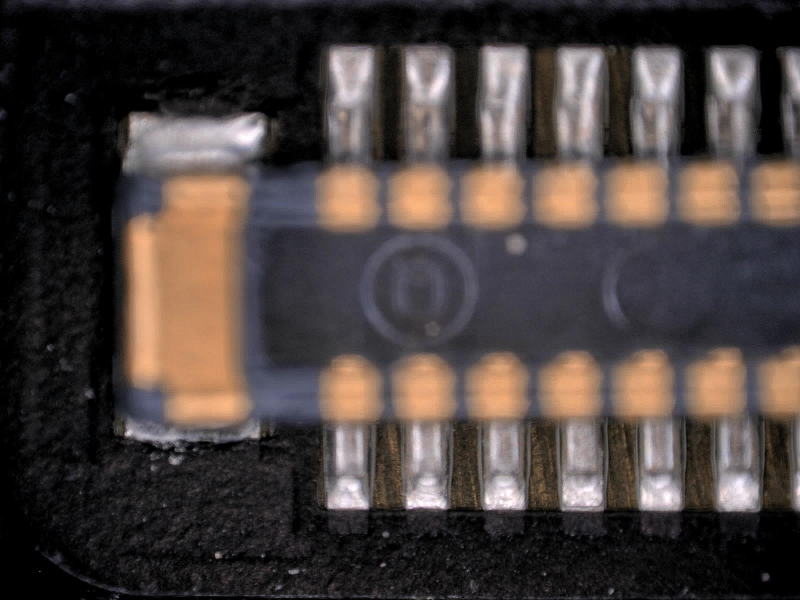
#> input picture test_reg_fusion/Data/Test/V003.jpg, 1600 x 1200 px, given in place of V002.jpg, which was not available (shown at 1/2 size)
$ python identify.py
#> lines starting #> are read from the running program, lines starting #| are printed output that depends on the picture; pictures that were not available may be replaced by others from this repository, and a replacement may not be noted
import numpy as np
import cv2 as cv
import os

def geometricDistance(correspondence, h):
    """
    Correspondence err
    :param correspondence: Coordinate，包含x,y,z信息，可能没有z
    :param h: Homography
    :return: L2 distance
    """

    p1 = np.transpose(np.matrix([correspondence[0][0], correspondence[0][1], 1]))# 将由坐标形成的矩阵转置
    estimatep2 = np.dot(h, p1)
    estimatep2 = (1/estimatep2.item(2))*estimatep2

    p2 = np.transpose(np.matrix([correspondence[1][0], correspondence[1][1], 1]))
    error = p2 - estimatep2
    return np.linalg.norm(error)

RE = ['V-1']
LT = ['V-2']
LL = ['V-3']
SF = ['V-4']
LF = ['V-5']
DF = ['V-6']

MSE_RE = []
MSE_LT = []
MSE_LL = []
MSE_SF = []
MSE_LF = []
MSE_DF = []

result_files = "./tranditional_res"
result_txt = "result_ours_exp_identify.txt"
res_txt = os.path.join(result_files, result_txt)
f = open(res_txt, "w")
npy_path = "../Data/Coordinate-V3/"
pair_list = list(open("../Data/testMicro_06.txt"))
#> (reads registeration/Data/testMicro_06.txt from the repository)
i=0
for pair in pair_list:
    img_path1, img_path2 = pair.split(' ')
    print(img_path1[5:])

    video_name = img_path1.split('\\')[0]
    npy_name = video_name + "_" + img_path1[5:] + '_' + video_name + "_" + img_path2[5:-1] + '.npy'
    npy_id = npy_path + npy_name

    img1 = cv.imread("../Data/Test/"+img_path1)
#> img1 is the input picture: shape (1200, 1600, 3); mean B, G, R 61.4, 64.2, 73.4
    img1 = cv.resize(img1, (640, 360))
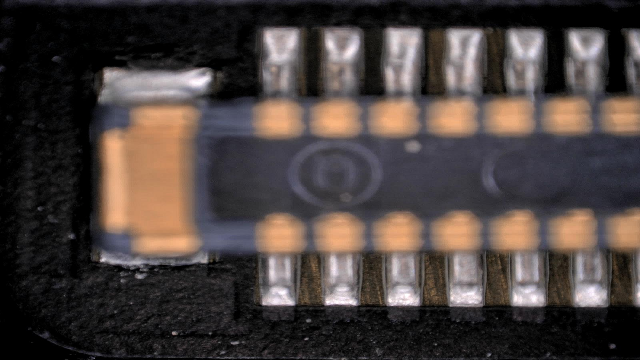
#> img1: shape (360, 640, 3); mean B, G, R 61.4, 64.1, 73.4
    img2 = cv.imread("../Data/Test/"+img_path2[:-1])
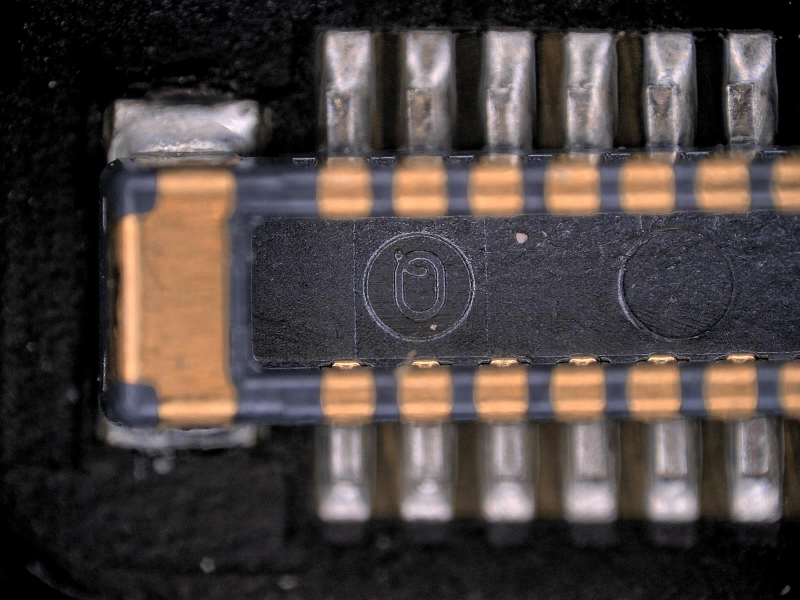
#> input picture test_reg_fusion/Data/Test/V050.jpg, 1600 x 1200 px, given in place of V043.jpg, which was not available (shown at 1/2 size)
#> img2 is the input picture: shape (1200, 1600, 3); mean B, G, R 63.2, 65.3, 74
    img2 = cv.resize(img2, (640, 360))
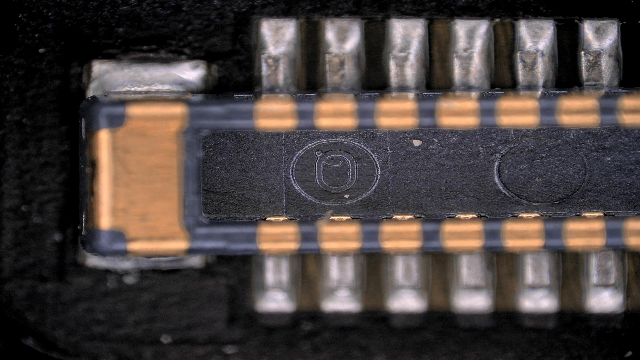
#> img2: shape (360, 640, 3); mean B, G, R 63.1, 65.2, 74

    M = np.array([[1,0,0],[0,1,0],[0, 0, 1]])
#> (the run stopped early here; a loop or call above may not have finished)
